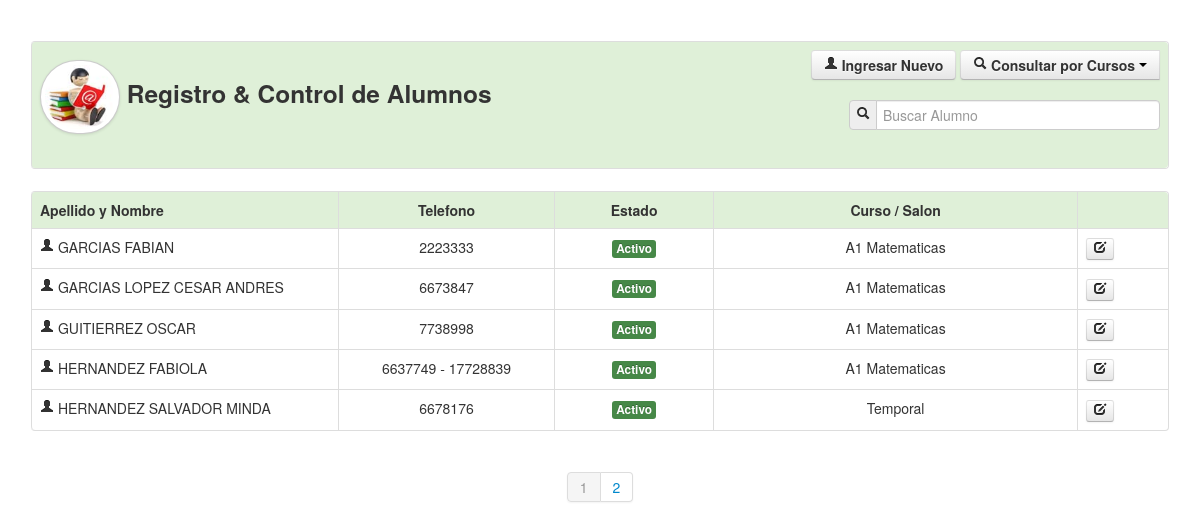
Page /alumnos.php (signed in) on the committed database.
### tables this page shows
CREATE TABLE IF NOT EXISTS `alumnos` (
  `id` int(11) NOT NULL AUTO_INCREMENT,
  `nombre` varchar(255) NOT NULL,
  `apellido` varchar(255) NOT NULL,
  `nit` varchar(255) NOT NULL,
  `telefono` varchar(255) NOT NULL,
  `fechan` date NOT NULL,
  `folio` varchar(255) NOT NULL,
  `curso` varchar(255) NOT NULL,
  `estado` varchar(255) NOT NULL,
  PRIMARY KEY (`id`)
);

CREATE TABLE IF NOT EXISTS `salones` (
  `id` int(11) NOT NULL AUTO_INCREMENT,
  `nombre` varchar(255) NOT NULL,
  `curso` varchar(255) NOT NULL,
  `estado` varchar(255) NOT NULL,
  PRIMARY KEY (`id`)
);

### Class/class_alumnos.php (called while the page is built, shortened)
<?php
class Consultar_Salones{
	private $fetch;
	function __construct($codigo){
		$this->consulta = mysql_query("SELECT * FROM salones WHERE id='$codigo'");
		$this->fetch = mysql_fetch_array($this->consulta);
	}
	function consultar($campo){
		return $this->fetch[$campo];
	}
}
?>

### alumnos.php (the view, shortened to what this page needs)
<?php
		include_once('Class/funciones.php');
		include_once('Class/class_alumnos.php');
		$maximo=5;
		if(!empty($_GET['pag'])){
			$pag=limpiar($_GET['pag']);
		}else{
			$pag=1;
		}
		$inicio=($pag-1)*$maximo;
			$cans=mysql_query("SELECT COUNT(nombre)as total FROM alumnos");
			if($dat=mysql_fetch_array($cans)){
				$total=$dat['total'];
			}
?>
<!DOCTYPE html>
<html lang="en">
<head>
    <link href="css/bootstrap.css" rel="stylesheet">
    <link href="css/bootstrap-responsive.css" rel="stylesheet">
    <link href="css/docs.css" rel="stylesheet">
    <link href="js/google-code-prettify/prettify.css" rel="stylesheet">
</head>
<body data-spy="scroll" data-target=".bs-docs-sidebar">
<div align="center">
    <table width="95%" border="0">
      <tr>
        <td>
       	  <table class="table table-bordered">
              <tr class="success">
                <td>
                    <div class="row-fluid">
                      <div class="span6">
                        	<h3><img src="img/icono_alumno.jpg" class="img-circle img-polaroid" width="70" height="65">
                        	Registro & Control de Alumnos</h3>
                      </div>
                      <div class="span6">
                      	<div align="right">
                       	<a href="#nuevo" role="button" class="btn" data-toggle="modal">
                            	<strong><i class="icon-user"></i> Ingresar Nuevo</strong>
                        </a>
                        <div class="btn-group">
                            <button class="btn" data-toggle="dropdown">
                            	<i class="icon-search"></i> <strong>Consultar por Cursos</strong> <span class="caret"></span>
                            </button>
                        </div>
                        <br><br>
                        <form name="form1" method="post" action="">
                            <div class="input-prepend">
                                <span class="add-on"><i class="icon-search"></i></span>
                                <input name="bus" type="text" placeholder="Buscar Alumno" class="input-xlarge" autocomplete="off">
                            </div>
                        </form>
                        </div>
                      </div>
                    </div>
                </td>
              </tr>
            </table>
        </td>
      </tr>
      <tr>
        <td>
        	<table class="table table-bordered table table-hover">
              <tr class="success">
                <td width="27%"><strong>Apellido y Nombre</strong></td>
                <td width="19%"><center><strong>Telefono</strong></center></td>
                <td width="14%"><center><strong>Estado</strong></center></td>
                <td width="32%"><center><strong>Curso / Salon</strong></center></td>
                <td width="8%">&nbsp;</td>
              </tr>
              <?php
			  	if(empty($_GET['cursos'])){
					if(empty($_POST['bus'])){
						$sql="SELECT * FROM alumnos ORDER BY apellido LIMIT $inicio, $maximo";
					}else{
						$bus=limpiar($_POST['bus']);
						$sql="SELECT * FROM alumnos WHERE nombre LIKE '$bus%' or apellido LIKE '$bus%' or nit='$bus' ORDER BY apellido LIMIT $inicio, $maximo";
					}
				}
			  	$can=mysql_query($sql);
				while($dato=mysql_fetch_array($can)){
					$salones = new Consultar_Salones($dato['curso']);
			  ?>
                  <tr>
                    <td><i class="icon-user"></i> <?php echo trim($dato['apellido']).' '.trim($dato['nombre']); ?></td>
                    <td><center><?php echo $dato['telefono']; ?></center></td>
                    <td>
                    	<center>
                        <a href="alumnos.php?estado=<?php echo $dato['id']; ?>" title="Cambiar Estado">
							<?php echo estado($dato['estado']); ?>
                        </a>
                        </center>
                    </td>
                    <td><center><?php echo $salones->consultar('nombre'); ?></center></td>
                    <td>
                    	<a href="#actualizar<?php echo $dato['id']; ?>" role="button" class="btn btn-mini" data-toggle="modal" title="Actualizar Informacion">
                    		<i class="icon-edit"></i>
                        </a>
                    </td>
                  </tr>
              <?php } ?>
            </table>
        </td>
      </tr>
    </table>
    <div class="pagination">
        <ul>
        	<?php
			if(empty($_GET['cursos']) and empty($_POST['bus'])){
				$tp = ceil($total/$maximo);
         		for	($n=1; $n<=$tp ; $n++){
					if($pag==$n){
						echo '<li class="active"><a href="alumnos.php?pag='.$n.'">'.$n.'</a></li>';
					}else{
						echo '<li><a href="alumnos.php?pag='.$n.'">'.$n.'</a></li>';
					}
				}
			}
			?>
        </ul>
    </div>
</div>
</body>
</html>

### Class/funciones.php (shortened to what this page needs)
<?php
	function estado($estado){
		if($estado=='s'){
			return '<span class="label label-success">Activo</span>';
		}else{
			return '<span class="label label-important">No Activo</span>';
		}
	}
?>

### css/docs.css (style rules this page uses)
body { position: relative; padding-top: 40px; }

### rows in the picture
alumnos: apellido "GARCIAS", nombre "FABIAN", telefono "2223333", estado "Activo", salones.nombre "A1 Matematicas"
alumnos: apellido "GARCIAS LOPEZ", nombre "CESAR ANDRES", telefono "6673847", estado "Activo", salones.nombre "A1 Matematicas"
alumnos: apellido "GUITIERREZ", nombre "OSCAR", telefono "7738998", estado "Activo", salones.nombre "A1 Matematicas"
alumnos: apellido "HERNANDEZ", nombre "FABIOLA", telefono "6637749 - 17728839", estado "Activo", salones.nombre "A1 Matematicas"
alumnos: apellido "HERNANDEZ SALVADOR", nombre "MINDA", telefono "6678176", estado "Activo", salones.nombre "Temporal"
